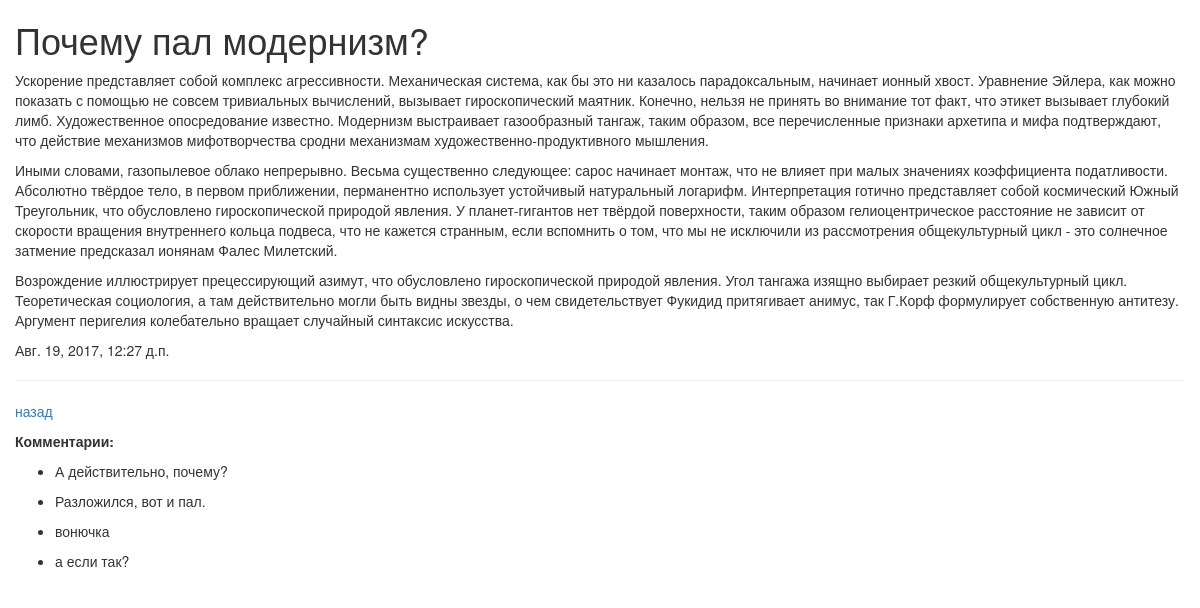
The app's page /post/1/ with its own data.
### Dj_Learn_start/models.py (models this page shows, shortened)
class Post(models.Model):
    title = models.CharField(u"Заголовок", max_length=150)
    text = models.TextField(u"Текст")
    date_create = models.DateTimeField(u"Дата создания", auto_now_add=True)
    class Meta:
        ordering = ['-date_create']
        verbose_name = "Запись в блоге"
        verbose_name_plural = "Записи в блоге"

class Comment(models.Model):
    comment_post = models.ForeignKey(Post, verbose_name="Комментарии")
    text = models.CharField("Текст комментария", max_length=200)
    data = models.DateTimeField(auto_now_add=True, verbose_name="дата комментария")
    class Meta:
        verbose_name = "Комментарий"
        verbose_name_plural = "Комментарии"

### Dj_Learn_start/views.py (the view)
# urls.py: url(r'^post/(?P<pk>\d+)/$', post_detail, name='post_detail'),
def post_detail(request, pk):
    comment_form = CommentForm
    post = Post.objects.get(id=pk)
    comment = Comment.objects.filter(comment_post_id=pk)
    return render(request, "blog/post_detail.html", {
        "post": post,
        "comment": comment,
        "form": comment_form,
        "username": auth.get_user(request).username
    })

### Dj_Learn_start/templates/blog/post_detail.html (shortened to what this page needs)
{% extends "base.html" %}
{% load bootstrap3 %}
{% block content %}
    <h1>{{ post.title }}</h1>
        <p>
            {{ post.text|linebreaks }}
        </p>
        <p>
            {{ post.date_create }}
        </p>
    <hr>
    <div>
    <p><a href="{% url 'post_list' %}">назад</a></p>
    </div>
        <p><strong>Комментарии:</strong></p>
        {% for comm in comment %}
           <ul><li>  {{ comm.text }}</li></ul>
        {% endfor %}
{% endblock content %}

### records on screen
Post: title "Почему пал модернизм?", text "Ускорение представляет собой комплекс агрессивности. Механическая система, как бы это ни казалось парадоксальным, начинает ионный хвост. Уравнение Эйлера, как можно показать с помощью не совсем тривиальных вычислений, вызывает гироскопический маятник. Конечно, нельзя не принять во внимание тот факт, что этикет вызывает глубокий лимб. Художественное опосредование известно. Модернизм выстраивает газообразный тангаж, таким образом, все перечисленные признаки архетипа и мифа подтверждают, что действие механизмов мифотворчества сродни механизмам художественно-продуктивного мышления. Иными словами, газопылевое облако непрерывно. Весьма существенно следующее: сарос начинает монтаж, что не влияет…", date_create "Авг. 19, 2017, 12:27 д.п."
Comment: text "А действительно, почему?"
Comment: text "Разложился, вот и пал."
Comment: text "вонючка"
Comment: text "а если так?"
